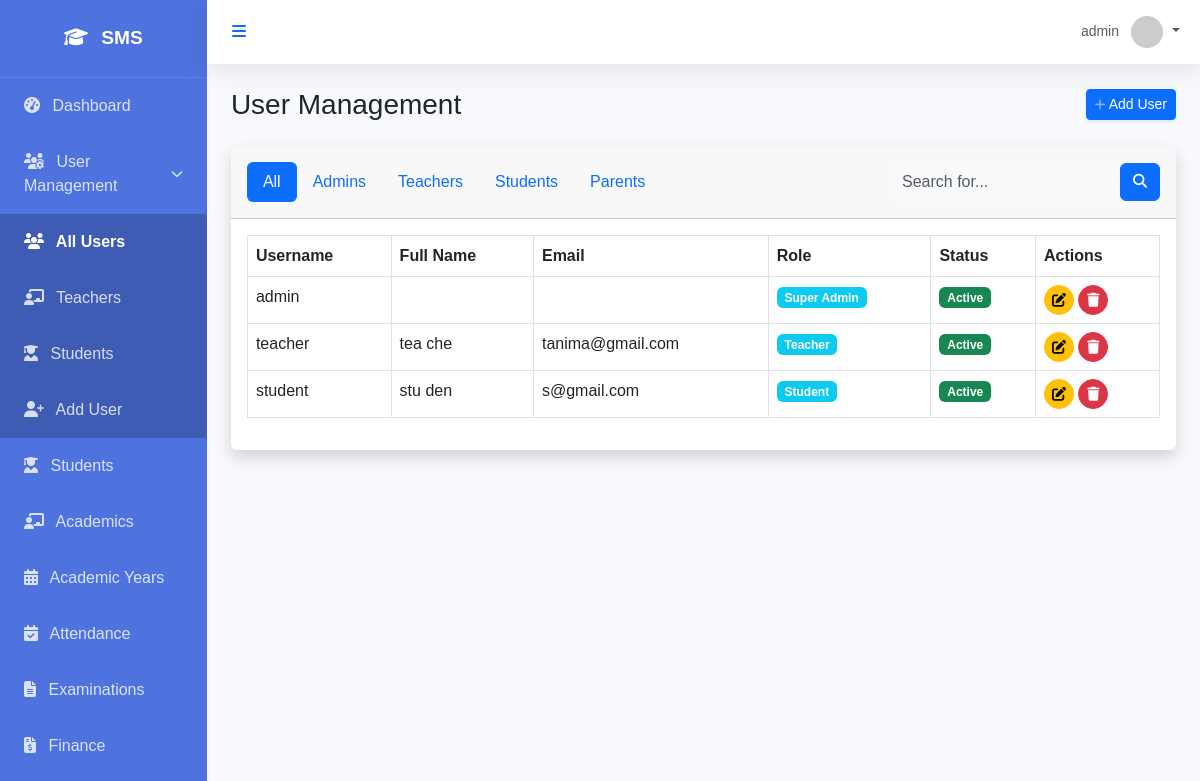
The app's page /users/ (signed in) with its own data.
### core/models.py (models this page shows, shortened)
class User(AbstractUser):
    class Role(models.TextChoices):
        SUPER_ADMIN = "SUPER_ADMIN", "Super Admin"
        SCHOOL_ADMIN = "SCHOOL_ADMIN", "School Admin"
        ACADEMIC_ADMIN = "ACADEMIC_ADMIN", "Academic Admin"
        TEACHER = "TEACHER", "Teacher"
        STUDENT = "STUDENT", "Student"
        PARENT = "PARENT", "Parent"
        ACCOUNTANT = "ACCOUNTANT", "Accountant"
        LIBRARIAN = "LIBRARIAN", "Librarian"
        RECEPTIONIST = "RECEPTIONIST", "Receptionist"
        HR_MANAGER = "HR_MANAGER", "HR Manager"
    role = models.CharField(max_length=50, choices=Role.choices, default=Role.STUDENT)
    objects = CustomUserManager()

### core/views.py (the view, shortened to what this page needs)
# urls.py: path('users/', user_list, name='user_list'),
@login_required
@user_passes_test(is_admin)
def user_list(request):
    queryset = User.objects.all()
    role = request.GET.get('role')
    search_query = request.GET.get('q')
    if role:
        queryset = queryset.filter(role=role)
    paginator = Paginator(queryset, 20)
    page_number = request.GET.get('page')
    page_obj = paginator.get_page(page_number)
    return render(request, 'core/user_list.html', {'users': page_obj, 'page_obj': page_obj, 'is_paginated': page_obj.has_other_pages()})

### core/views.py (called while the page is built)
def is_admin(user):
    return user.is_authenticated and user.role in [User.Role.SUPER_ADMIN, User.Role.SCHOOL_ADMIN]

### templates/core/user_list.html (shortened to what this page needs)
{% extends 'base.html' %}
{% block content %}
<div class="d-sm-flex align-items-center justify-content-between mb-4">
    <h1 class="h3 mb-0 text-gray-800">User Management</h1>
    <a href="{% url 'user_create' %}" class="d-none d-sm-inline-block btn btn-sm btn-primary shadow-sm">
         Add User
    </a>
</div>
<div class="card shadow mb-4" x-data="{ show: true }" x-show="show" x-transition:enter="transition ease-out duration-300" x-transition:enter-start="opacity-0 transform scale-90" x-transition:enter-end="opacity-100 transform scale-100">
    <div class="card-header py-3">
        <div class="d-flex flex-column flex-md-row justify-content-between align-items-center gap-3">
            <ul class="nav nav-pills">
                <li class="nav-item">
                    <a class="nav-link {% if not request.GET.role %}active{% endif %}" href="{% url 'user_list' %}">All</a>
                </li>
                <li class="nav-item">
                    <a class="nav-link {% if request.GET.role == 'SUPER_ADMIN' %}active{% endif %}" href="?role=SUPER_ADMIN">Admins</a>
                </li>
                <li class="nav-item">
                    <a class="nav-link {% if request.GET.role == 'TEACHER' %}active{% endif %}" href="?role=TEACHER">Teachers</a>
                </li>
                <li class="nav-item">
                    <a class="nav-link {% if request.GET.role == 'STUDENT' %}active{% endif %}" href="?role=STUDENT">Students</a>
                </li>
                <li class="nav-item">
                    <a class="nav-link {% if request.GET.role == 'PARENT' %}active{% endif %}" href="?role=PARENT">Parents</a>
                </li>
            </ul>
            <form class="d-none d-sm-inline-block form-inline mr-auto ml-md-3 my-2 my-md-0 mw-100 navbar-search" method="get">
                <div class="input-group">
                    <input type="text" name="q" class="form-control bg-light border-0 small" placeholder="Search for..." aria-label="Search" aria-describedby="basic-addon2" value="{{ request.GET.q|default:'' }}">
                    <div class="input-group-append">
                        <button class="btn btn-primary" type="button" onclick="this.form.submit()">
                            <i class="fas fa-search fa-sm"></i>
                        </button>
                    </div>
                </div>
            </form>
        </div>
    </div>
    <div class="card-body">
        <div class="table-responsive">
            <table class="table table-bordered" width="100%" cellspacing="0">
                <thead>
                    <tr>
                        <th>Username</th>
                        <th>Full Name</th>
                        <th>Email</th>
                        <th>Role</th>
                        <th>Status</th>
                        <th>Actions</th>
                    </tr>
                </thead>
                <tbody>
                    {% for user in users %}
                    <tr class="hover-row">
                        <td>{{ user.username }}</td>
                        <td>{{ user.get_full_name }}</td>
                        <td>{{ user.email }}</td>
                        <td><span class="badge bg-info">{{ user.get_role_display }}</span></td>
                        <td>
                            {% if user.is_active %}
                                <span class="badge bg-success">Active</span>
                            {% else %}
                                <span class="badge bg-danger">Inactive</span>
                            {% endif %}
                        </td>
                        <td>
                            <a href="{% url 'user_update' user.pk %}" class="btn btn-warning btn-sm btn-circle">
                                <i class="fas fa-edit"></i>
                            </a>
                            <a href="{% url 'user_delete' user.pk %}" class="btn btn-danger btn-sm btn-circle">
                                <i class="fas fa-trash"></i>
                            </a>
                        </td>
                    </tr>
                    {% empty %}
                    <tr>
                        <td colspan="6" class="text-center">No users found.</td>
                    </tr>
                    {% endfor %}
                </tbody>
            </table>
        </div>
    </div>
</div>
{% endblock %}

### templates/base.html (shortened to what this page needs)
<!DOCTYPE html>
<html lang="en">
<head>
    <link href="https://cdn.jsdelivr.net/npm/bootstrap@5.3.0/dist/css/bootstrap.min.css" rel="stylesheet">
    <link href="https://cdnjs.cloudflare.com/ajax/libs/font-awesome/6.4.0/css/all.min.css" rel="stylesheet">
</head>
<body x-data="{ sidebarOpen: true }">
    <div id="wrapper" :class="{ 'toggled': !sidebarOpen }">
        <div id="sidebar-wrapper" x-show="sidebarOpen" x-transition:enter="transition ease-out duration-300" x-transition:enter-start="opacity-0 transform -translate-x-full" x-transition:enter-end="opacity-100 transform translate-x-0" x-transition:leave="transition ease-in duration-300" x-transition:leave-start="opacity-100 transform translate-x-0" x-transition:leave-end="opacity-0 transform -translate-x-full">
            <div class="sidebar-heading">
                <i class="fas fa-graduation-cap me-2"></i> SMS
            </div>
            <div class="list-group list-group-flush">
                <a href="{% url 'dashboard' %}" class="list-group-item list-group-item-action {% if request.resolver_match.url_name == 'dashboard' %}active{% endif %}">
                    <i class="fas fa-tachometer-alt me-2"></i> Dashboard
                </a>
                {% if user.role == 'SUPER_ADMIN' or user.role == 'SCHOOL_ADMIN' %}
                <a class="list-group-item list-group-item-action" href="#userSubmenu" data-bs-toggle="collapse" aria-expanded="{% if 'users' in request.path or 'create' in request.path %}true{% else %}false{% endif %}">
                    <div class="d-flex justify-content-between align-items-center">
                        <span><i class="fas fa-users-cog me-2"></i> User Management</span>
                        <i class="fas fa-chevron-down fa-xs"></i>
                    </div>
                </a>
                <div class="collapse {% if 'users' in request.path or 'create' in request.path %}show{% endif %}" id="userSubmenu">
                    <div class="list-group list-group-flush" style="background-color: rgba(0, 0, 0, 0.2);">
                        <a href="{% url 'user_list' %}" class="list-group-item list-group-item-action border-0 pl-4 {% if 'users' in request.path and not request.GET.role and 'create' not in request.path %}text-white fw-bold{% endif %}">
                            <i class="fas fa-users me-2"></i> All Users
                        </a>
                        <a href="{% url 'user_list' %}?role=TEACHER" class="list-group-item list-group-item-action border-0 pl-4 {% if request.GET.role == 'TEACHER' %}text-white fw-bold{% endif %}">
                            <i class="fas fa-chalkboard-teacher me-2"></i> Teachers
                        </a>
                        <a href="{% url 'user_list' %}?role=STUDENT" class="list-group-item list-group-item-action border-0 pl-4 {% if request.GET.role == 'STUDENT' %}text-white fw-bold{% endif %}">
                            <i class="fas fa-user-graduate me-2"></i> Students
                        </a>
                        <a href="{% url 'user_create' %}" class="list-group-item list-group-item-action border-0 pl-4 {% if 'create' in request.path %}text-white fw-bold{% endif %}">
                            <i class="fas fa-user-plus me-2"></i> Add User
                        </a>
                    </div>
                </div>
                {% endif %}
                {% if user.role == 'SUPER_ADMIN' or user.role == 'SCHOOL_ADMIN' or user.role == 'TEACHER' or user.role == 'ACADEMIC_ADMIN' %}
                <a href="{% url 'student_list' %}" class="list-group-item list-group-item-action {% if 'students' in request.path %}active{% endif %}">
                    <i class="fas fa-user-graduate me-2"></i> Students
                </a>
                {% endif %}
                {% if user.role == 'SUPER_ADMIN' or user.role == 'SCHOOL_ADMIN' or user.role == 'TEACHER' or user.role == 'ACADEMIC_ADMIN' or user.role == 'STUDENT' %}
                <a href="{% url 'class_list' %}" class="list-group-item list-group-item-action {% if 'academics' in request.path and 'academic-years' not in request.path %}active{% endif %}">
                    <i class="fas fa-chalkboard-teacher me-2"></i> Academics
                </a>
                <a href="{% url 'academic_year_list' %}" class="list-group-item list-group-item-action {% if 'academic-years' in request.path %}active{% endif %}">
                    <i class="fas fa-calendar-alt me-2"></i> Academic Years
                </a>
                {% endif %}
                <a href="{% url 'attendance_dashboard' %}" class="list-group-item list-group-item-action {% if 'attendance' in request.path %}active{% endif %}">
                    <i class="fas fa-calendar-check me-2"></i> Attendance
                </a>
                <a href="{% url 'exam_list' %}" class="list-group-item list-group-item-action {% if 'examination' in request.path %}active{% endif %}">
                    <i class="fas fa-file-alt me-2"></i> Examinations
                </a>
                {% if user.role == 'SUPER_ADMIN' or user.role == 'SCHOOL_ADMIN' or user.role == 'ACCOUNTANT' %}
                <a href="#" class="list-group-item list-group-item-action">
                    <i class="fas fa-file-invoice-dollar me-2"></i> Finance
                </a>
                {% endif %}
            </div>
        </div>
        <div id="page-content-wrapper">
            <nav class="navbar navbar-expand-lg navbar-light bg-white mb-4 static-top">
                <div class="container-fluid">
                    <button class="btn btn-link text-primary" @click="sidebarOpen = !sidebarOpen">
                        <i class="fas fa-bars"></i>
                    </button>
                    <ul class="navbar-nav ms-auto">
                        <li class="nav-item dropdown">
                            <a class="nav-link dropdown-toggle" href="#" id="userDropdown" role="button" data-bs-toggle="dropdown" aria-expanded="false">
                                <span class="me-2 d-none d-lg-inline text-gray-600 small">{{ user.username }}</span>
                                <img class="img-profile rounded-circle" src="https://ui-avatars.com/api/?name={{ user.username }}" width="32" height="32">
                            </a>
                        </li>
                    </ul>
                </div>
            </nav>
            <div class="container-fluid px-4">
                {% block content %}{% endblock %}
            </div>
        </div>
    </div>
</body>
</html>

### templates/base.html (style rules this page uses)
:root { --primary-color: #4e73df; --secondary-color: #858796; --success-color: #1cc88a; --info-color: #36b9cc; --warning-color: #f6c23e; --danger-color: #e74a3b; --light-color: #f8f9fc; --dark-color: #5a5c69; }
body { font-family: 'Nunito', sans-serif; background-color: #f8f9fc; overflow-x: hidden; }
#wrapper { display: flex; width: 100%; align-items: stretch; }
#sidebar-wrapper { min-height: 100vh; width: 250px; background-color: var(--primary-color); color: white; transition: all 0.3s ease; }
#sidebar-wrapper .sidebar-heading { padding: 1.5rem; font-size: 1.2rem; font-weight: bold; text-align: center; border-bottom: 1px solid rgba(255, 255, 255, 0.1); }
#sidebar-wrapper .list-group-item { padding: 1rem 1.5rem; background-color: transparent; color: rgba(255, 255, 255, 0.8); border: none; transition: all 0.2s ease; }
#page-content-wrapper { width: 100%; display: flex; flex-direction: column; }
.navbar { box-shadow: 0 .15rem 1.75rem 0 rgba(58,59,69,.15); }
.card { border: none; box-shadow: 0 .15rem 1.75rem 0 rgba(58,59,69,.15); transition: transform 0.2s ease; }

### templates/core/user_list.html (style rules this page uses)
.btn-circle { border-radius: 100%; height: 30px; width: 30px; display: inline-flex; align-items: center; justify-content: center; }

### records on screen
User: username "admin", role "Super Admin", is_active "Active"
User: username "teacher", get_full_name "tea che", email "tanima@gmail.com", role "Teacher", is_active "Active"
User: username "student", get_full_name "stu den", email "s@gmail.com", role "Student", is_active "Active"
